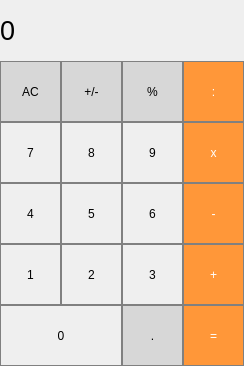
<?xml version="1.0" encoding="UTF-8"?>
<ui version="4.0">
 <class>MainWindow</class>
 <widget class="QMainWindow" name="MainWindow">
  <property name="geometry">
   <rect>
    <x>0</x>
    <y>0</y>
    <width>244</width>
    <height>366</height>
   </rect>
  </property>
  <property name="windowTitle">
   <string>MainWindow</string>
  </property>
  <widget class="QWidget" name="centralwidget">
   <widget class="QLabel" name="result_show">
    <property name="geometry">
     <rect>
      <x>0</x>
      <y>0</y>
      <width>244</width>
      <height>61</height>
     </rect>
    </property>
    <property name="font">
     <font>
      <pointsize>20</pointsize>
     </font>
    </property>
    <property name="styleSheet">
     <string notr="true">QLabel {
qproperty-alignment: 'AlignVCenter | AlignRight';
border: 1px solid gray;
}

background-color : white;
   

</string>
    </property>
    <property name="text">
     <string>0</string>
    </property>
   </widget>
   <widget class="QPushButton" name="pushButton_clear">
    <property name="geometry">
     <rect>
      <x>0</x>
      <y>61</y>
      <width>61</width>
      <height>61</height>
     </rect>
    </property>
    <property name="styleSheet">
     <string notr="true">QPushButton {
background-color: rgb(215, 215, 215);
border: 1px solid gray;
}
QPushButton:pressed {
background-color: qlineargradient(x1: 0, y1: 0, x2: 0, y2: 1,
                                   stop: 0 #BEBEBE, stop: 1 #D7D7D7);
}</string>
    </property>
    <property name="text">
     <string>AC</string>
    </property>
   </widget>
   <widget class="QPushButton" name="pushButton_plus_minus">
    <property name="geometry">
     <rect>
      <x>61</x>
      <y>61</y>
      <width>61</width>
      <height>61</height>
     </rect>
    </property>
    <property name="styleSheet">
     <string notr="true">QPushButton {
background-color: rgb(215, 215, 215);
border: 1px solid gray;
}
QPushButton:pressed {
background-color: qlineargradient(x1: 0, y1: 0, x2: 0, y2: 1,
                                   stop: 0 #BEBEBE, stop: 1 #D7D7D7);
}</string>
    </property>
    <property name="text">
     <string>+/-</string>
    </property>
   </widget>
   <widget class="QPushButton" name="pushButton_devide">
    <property name="geometry">
     <rect>
      <x>183</x>
      <y>61</y>
      <width>61</width>
      <height>61</height>
     </rect>
    </property>
    <property name="styleSheet">
     <string notr="true">QPushButton {
background-color: rgb(255, 151, 57);
color: white;
border: 1px solid gray;
}
QPushButton:pressed {
background-color: qlineargradient(x1: 0, y1: 0, x2: 0, y2: 1,
                                   stop: 0 #FF7832, stop: 1 #FF9739);
}</string>
    </property>
    <property name="text">
     <string>:</string>
    </property>
   </widget>
   <widget class="QPushButton" name="pushButton_percent">
    <property name="geometry">
     <rect>
      <x>122</x>
      <y>61</y>
      <width>61</width>
      <height>61</height>
     </rect>
    </property>
    <property name="styleSheet">
     <string notr="true">QPushButton {
background-color: rgb(215, 215, 215);
border: 1px solid gray;
}
QPushButton:pressed {
background-color: qlineargradient(x1: 0, y1: 0, x2: 0, y2: 1,
                                   stop: 0 #BEBEBE, stop: 1 #D7D7D7);
}</string>
    </property>
    <property name="text">
     <string>%</string>
    </property>
   </widget>
   <widget class="QPushButton" name="pushButton_7">
    <property name="geometry">
     <rect>
      <x>0</x>
      <y>122</y>
      <width>61</width>
      <height>61</height>
     </rect>
    </property>
    <property name="styleSheet">
     <string notr="true">QPushButton {
border: 1px solid gray;
}
QPushButton:pressed {
background-color: qlineargradient(x1: 0, y1: 0, x2: 0, y2: 1,
                                   stop: 0 #dadbde, stop: 1 #f6f7fa);
}</string>
    </property>
    <property name="text">
     <string>7</string>
    </property>
   </widget>
   <widget class="QPushButton" name="pushButton_8">
    <property name="geometry">
     <rect>
      <x>61</x>
      <y>122</y>
      <width>61</width>
      <height>61</height>
     </rect>
    </property>
    <property name="styleSheet">
     <string notr="true">QPushButton {
border: 1px solid gray;
}
QPushButton:pressed {
background-color: qlineargradient(x1: 0, y1: 0, x2: 0, y2: 1,
                                   stop: 0 #dadbde, stop: 1 #f6f7fa);
}</string>
    </property>
    <property name="text">
     <string>8</string>
    </property>
   </widget>
   <widget class="QPushButton" name="pushButton_mult">
    <property name="geometry">
     <rect>
      <x>183</x>
      <y>122</y>
      <width>61</width>
      <height>61</height>
     </rect>
    </property>
    <property name="styleSheet">
     <string notr="true">QPushButton {
background-color: rgb(255, 151, 57);
color: white;
border: 1px solid gray;
}
QPushButton:pressed {
background-color: qlineargradient(x1: 0, y1: 0, x2: 0, y2: 1,
                                   stop: 0 #FF7832, stop: 1 #FF9739);
}</string>
    </property>
    <property name="text">
     <string>x</string>
    </property>
   </widget>
   <widget class="QPushButton" name="pushButton_9">
    <property name="geometry">
     <rect>
      <x>122</x>
      <y>122</y>
      <width>61</width>
      <height>61</height>
     </rect>
    </property>
    <property name="styleSheet">
     <string notr="true">QPushButton {
border: 1px solid gray;
}
QPushButton:pressed {
background-color: qlineargradient(x1: 0, y1: 0, x2: 0, y2: 1,
                                   stop: 0 #dadbde, stop: 1 #f6f7fa);
}</string>
    </property>
    <property name="text">
     <string>9</string>
    </property>
   </widget>
   <widget class="QPushButton" name="pushButton_4">
    <property name="geometry">
     <rect>
      <x>0</x>
      <y>183</y>
      <width>61</width>
      <height>61</height>
     </rect>
    </property>
    <property name="styleSheet">
     <string notr="true">QPushButton {
border: 1px solid gray;
}
QPushButton:pressed {
background-color: qlineargradient(x1: 0, y1: 0, x2: 0, y2: 1,
                                   stop: 0 #dadbde, stop: 1 #f6f7fa);
}</string>
    </property>
    <property name="text">
     <string>4</string>
    </property>
   </widget>
   <widget class="QPushButton" name="pushButton_5">
    <property name="geometry">
     <rect>
      <x>61</x>
      <y>183</y>
      <width>61</width>
      <height>61</height>
     </rect>
    </property>
    <property name="styleSheet">
     <string notr="true">QPushButton {
border: 1px solid gray;
}
QPushButton:pressed {
background-color: qlineargradient(x1: 0, y1: 0, x2: 0, y2: 1,
                                   stop: 0 #dadbde, stop: 1 #f6f7fa);
}</string>
    </property>
    <property name="text">
     <string>5</string>
    </property>
   </widget>
   <widget class="QPushButton" name="pushButton_minus">
    <property name="geometry">
     <rect>
      <x>183</x>
      <y>183</y>
      <width>61</width>
      <height>61</height>
     </rect>
    </property>
    <property name="styleSheet">
     <string notr="true">QPushButton {
background-color: rgb(255, 151, 57);
color: white;
border: 1px solid gray;
}
QPushButton:pressed {
background-color: qlineargradient(x1: 0, y1: 0, x2: 0, y2: 1,
                                   stop: 0 #FF7832, stop: 1 #FF9739);
}</string>
    </property>
    <property name="text">
     <string>-</string>
    </property>
   </widget>
   <widget class="QPushButton" name="pushButton_6">
    <property name="geometry">
     <rect>
      <x>122</x>
      <y>183</y>
      <width>61</width>
      <height>61</height>
     </rect>
    </property>
    <property name="styleSheet">
     <string notr="true">QPushButton {
border: 1px solid gray;
}
QPushButton:pressed {
background-color: qlineargradient(x1: 0, y1: 0, x2: 0, y2: 1,
                                   stop: 0 #dadbde, stop: 1 #f6f7fa);
}</string>
    </property>
    <property name="text">
     <string>6</string>
    </property>
   </widget>
   <widget class="QPushButton" name="pushButton_1">
    <property name="geometry">
     <rect>
      <x>0</x>
      <y>244</y>
      <width>61</width>
      <height>61</height>
     </rect>
    </property>
    <property name="styleSheet">
     <string notr="true">QPushButton {
border: 1px solid gray;
}
QPushButton:pressed {
background-color: qlineargradient(x1: 0, y1: 0, x2: 0, y2: 1,
                                   stop: 0 #dadbde, stop: 1 #f6f7fa);
}</string>
    </property>
    <property name="text">
     <string>1</string>
    </property>
   </widget>
   <widget class="QPushButton" name="pushButton_2">
    <property name="geometry">
     <rect>
      <x>61</x>
      <y>244</y>
      <width>61</width>
      <height>61</height>
     </rect>
    </property>
    <property name="styleSheet">
     <string notr="true">QPushButton {
border: 1px solid gray;
}
QPushButton:pressed {
background-color: qlineargradient(x1: 0, y1: 0, x2: 0, y2: 1,
                                   stop: 0 #dadbde, stop: 1 #f6f7fa);
}</string>
    </property>
    <property name="text">
     <string>2</string>
    </property>
   </widget>
   <widget class="QPushButton" name="pushButton_plus">
    <property name="geometry">
     <rect>
      <x>183</x>
      <y>244</y>
      <width>61</width>
      <height>61</height>
     </rect>
    </property>
    <property name="styleSheet">
     <string notr="true">QPushButton {
background-color: rgb(255, 151, 57);
color: white;
border: 1px solid gray;
}
QPushButton:pressed {
background-color: qlineargradient(x1: 0, y1: 0, x2: 0, y2: 1,
                                   stop: 0 #FF7832, stop: 1 #FF9739);
}</string>
    </property>
    <property name="text">
     <string>+</string>
    </property>
   </widget>
   <widget class="QPushButton" name="pushButton_3">
    <property name="geometry">
     <rect>
      <x>122</x>
      <y>244</y>
      <width>61</width>
      <height>61</height>
     </rect>
    </property>
    <property name="styleSheet">
     <string notr="true">QPushButton {
border: 1px solid gray;
}
QPushButton:pressed {
background-color: qlineargradient(x1: 0, y1: 0, x2: 0, y2: 1,
                                   stop: 0 #dadbde, stop: 1 #f6f7fa);
}</string>
    </property>
    <property name="text">
     <string>3</string>
    </property>
   </widget>
   <widget class="QPushButton" name="pushButton_0">
    <property name="geometry">
     <rect>
      <x>0</x>
      <y>305</y>
      <width>122</width>
      <height>61</height>
     </rect>
    </property>
    <property name="styleSheet">
     <string notr="true">QPushButton {
border: 1px solid gray;
}
QPushButton:pressed {
background-color: qlineargradient(x1: 0, y1: 0, x2: 0, y2: 1,
                                   stop: 0 #dadbde, stop: 1 #f6f7fa);
}</string>
    </property>
    <property name="text">
     <string>0</string>
    </property>
   </widget>
   <widget class="QPushButton" name="pushButton_equal">
    <property name="geometry">
     <rect>
      <x>183</x>
      <y>305</y>
      <width>61</width>
      <height>61</height>
     </rect>
    </property>
    <property name="styleSheet">
     <string notr="true">QPushButton {
background-color: rgb(255, 151, 57);
color: white;
border: 1px solid gray;
}
QPushButton:pressed {
background-color: qlineargradient(x1: 0, y1: 0, x2: 0, y2: 1,
                                   stop: 0 #FF7832, stop: 1 #FF9739);
}</string>
    </property>
    <property name="text">
     <string>=</string>
    </property>
   </widget>
   <widget class="QPushButton" name="pushButton_dot">
    <property name="geometry">
     <rect>
      <x>122</x>
      <y>305</y>
      <width>61</width>
      <height>61</height>
     </rect>
    </property>
    <property name="styleSheet">
     <string notr="true">QPushButton {
background-color: rgb(215, 215, 215);
border: 1px solid gray;
}
QPushButton:pressed {
background-color: qlineargradient(x1: 0, y1: 0, x2: 0, y2: 1,
                                   stop: 0 #BEBEBE, stop: 1 #D7D7D7);
}</string>
    </property>
    <property name="text">
     <string>.</string>
    </property>
   </widget>
  </widget>
 </widget>
 <resources/>
 <connections/>
</ui>
